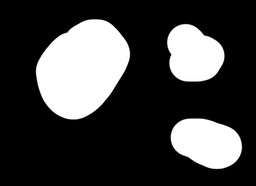
#> input picture project2/mask.jpg, 256 x 186 px, shrunk from 550 x 400 before the run
$ python binary.py
#> lines starting #> are read from the running program, lines starting #| are printed output that depends on the picture; after the words box and inside, x2 and y2 are one past the last pixel; in counts of white or black regions, pixels touching at a corner belong together
import cv2
import numpy as np


def dilate(image, se):
	h, w  = image.shape
	se_h, se_w = se.shape
	image_extend = np.zeros((h+se_h-1, w+se_w-1))
	left = se_w//2
	right = se_w - left - 1
	up = se_h//2
	down = se_h - up -1
	image_extend[up:h+up, left:w+left] = image

	dst = np.zeros((h,w))

	for i in range(h):
		for j in range(w):
			if np.sum(image_extend[i:i+se_h, j:j+se_w] * se) == 0:
				dst[i,j] = 0
			else:
				dst[i,j] = 255

	return np.uint8(dst)


def erode(image, se):
	h, w  = image.shape
	se_h, se_w = se.shape
	image_extend = np.zeros((h+se_h-1, w+se_w-1))
	left = se_w//2
	right = se_w - left - 1
	up = se_h//2
	down = se_h - up -1
	image_extend[up:h+up, left:w+left] = image
	# image_extend[0:h, 0:w] = image
	# print(image)
	dst = np.zeros((h,w))

	for i in range(h):
		for j in range(w):

			if np.sum(image_extend[i:i+se_h, j:j+se_w] * se) == 255* np.sum(se):
				dst[i,j] = 255
			else:
				dst[i,j] = 0

	return np.uint8(dst)


def edge_detection(image, se, mode=0 ): # mode: 0-standard 1-external 2-internal
	h, w = image.shape
	# dst = np.zeros((h,w))
	dilate_image = dilate(image, se)
	erode_image = erode(image, se)
	if mode == 0:
		dst = dilate_image - erode_image
	elif mode ==1:
		dst = dilate_image - image
	elif mode == 2:
		dst = image - erode_image

	return np.uint8(dst)


def cond_dilate(marker, mask, se):
	h, w  = marker.shape
	prevR = marker.copy()
	di = dilate(marker, se)
	R = np.minimum(di, mask)
	cnt = 0
	while not (prevR == R).all():
		cnt+=1
		prevR = R.copy()
		di = dilate(di, se)
		R = np.minimum(di, mask)
		# if cnt% 10 ==0:
		# 	cv2.imshow('cond_dilate'+str(cnt), R)
	print(cnt)
	return np.uint8(R)


def cond_erode(marker, mask, se):
	h, w  = marker.shape
	prevR = marker.copy()
	marker = erode(marker, se)
	R = np.maximum(marker, mask)
	while not (prevR == R).all():
		prevR = R.copy()
		marker = erode(marker, se)
		R = np.maximum(marker, mask)

	return np.uint8(R)


def main():
	img = cv2.imread('mask.jpg', 0)
#> img is the input picture: shape (186, 256); min 0, max 255, mean 63.6
	marker = cv2.imread('marker.jpg', 0)
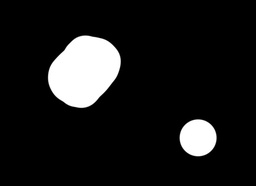
#> input picture project2/marker.jpg, 256 x 186 px, shrunk from 550 x 400 before the run
#> marker is the input picture: shape (186, 256); min 0, max 255, mean 26
	ret, bi_img = cv2.threshold(img, 150, 255, cv2.THRESH_BINARY)
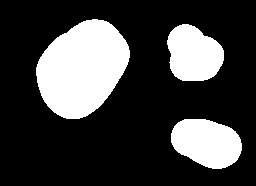
#> bi_img: shape (186, 256); 24.8% white; 3 white regions, box (x1, y1, x2, y2) and area: (36, 19, 130, 119) 6647, (171, 119, 242, 169) 2676, (167, 24, 224, 81) 2476
	cv2.imshow('original image',bi_img)
	se = np.array([[1,1,1], [1,1,1],[1,1,1]])
	dilate_image = dilate(bi_img, se)
#> in dilate, `image_extend[up:h+up, left:w+left] = image`: image_extend: shape (188, 258) float64; 24.3% white; 3 white regions, box (x1, y1, x2, y2) and area: (37, 20, 131, 120) 6647, (172, 120, 243, 170) 2676, (168, 25, 225, 82) 2476
#> after the loop in dilate, `for i in range(h):`: dst: shape (186, 256) float64; 26.6% white; 3 white regions, box (x1, y1, x2, y2) and area: (35, 18, 131, 120) 7039, (170, 118, 243, 170) 2922, (166, 23, 225, 82) 2712
	erode_image = erode(bi_img, se)
#> after the loop in erode, `for i in range(h):`: dst: shape (186, 256) float64; 23% white; 3 white regions, box (x1, y1, x2, y2) and area: (37, 20, 129, 118) 6263, (172, 120, 241, 168) 2438, (168, 25, 223, 80) 2249
	cond_di = cond_dilate(marker, bi_img, se)
#> after the loop in dilate (call 2), `for i in range(h):`:
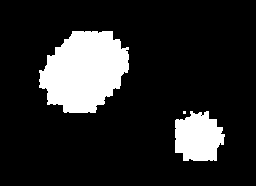
#> dst: shape (186, 256) float64; 15.4% white; 3 white regions (1 under 20 px), largest, box (x1, y1, x2, y2) and area: (39, 31, 129, 113) 5412, (175, 111, 225, 161) 1935
#> in cond_dilate, `R = np.minimum(di, mask)`:
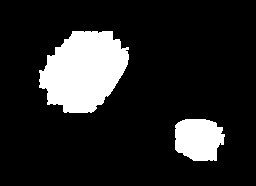
#> R: shape (186, 256); 14.8% white; 2 white regions, box (x1, y1, x2, y2) and area: (39, 31, 129, 113) 5317, (175, 119, 225, 161) 1721
#> the loop in cond_dilate, `while not (prevR == R).all():` made 18 passes
#> pass 1, in cond_dilate, `R = np.minimum(di, mask)`:
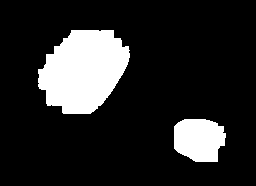
#> R: shape (186, 256); 15.7% white; 2 white regions, box (x1, y1, x2, y2) and area: (38, 30, 130, 114) 5615, (174, 119, 226, 162) 1837
#> after the loop in cond_dilate, `while not (prevR == R).all():`:
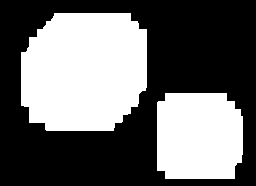
#> di: shape (186, 256); 41.8% white; 2 white regions, box (x1, y1, x2, y2) and area: (21, 13, 147, 131) 12956, (157, 93, 243, 179) 6930
#> after the loop in cond_dilate, `while not (prevR == R).all():`: cnt = 18
#| 18
#> in cond_dilate, `return np.uint8(R)`:
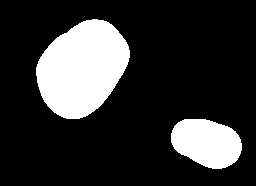
#> returned value: shape (186, 256); 19.6% white; 2 white regions, box (x1, y1, x2, y2) and area: (36, 19, 130, 119) 6647, (171, 119, 242, 169) 2676
	# cond_ed = cond_erode(dilate_image, img, se)
	cv2.imshow('dilate', dilate_image)
	cv2.imshow('erode', erode_image)
	cv2.imshow('cond_dilate', cond_di)
	# cv2.imshow('cond_erode', cond_ed)
	# cv2. imshow('edge', edge_detection(bi_img, se))
	cv2.waitKey ()
	cv2.destroyAllWindows()


if __name__ == "__main__":
	main()
